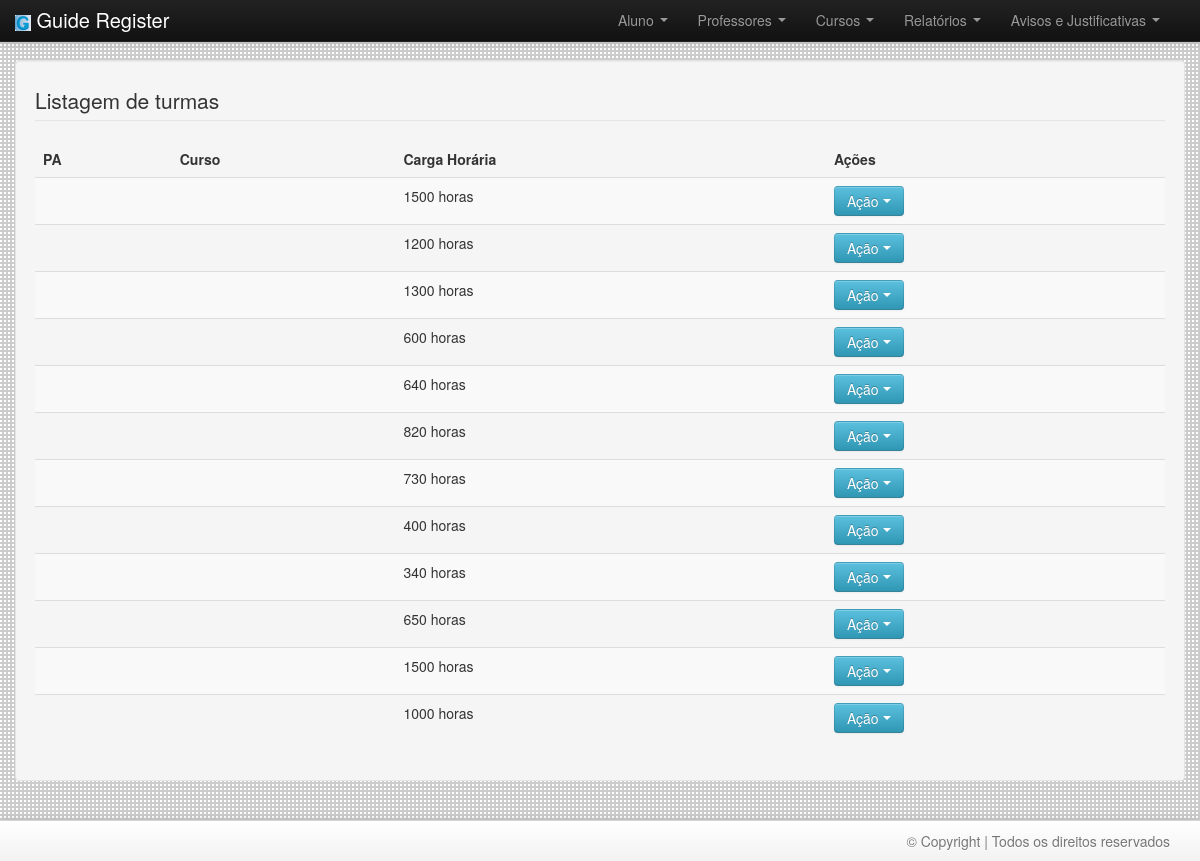
The page /?pg=relatorios&opcao=listagemTurmas on the database its author committed.
### tables this page shows
CREATE TABLE `turma` (
  `idTurma` int(11) NOT NULL AUTO_INCREMENT,
  `paTurma` varchar(20) NOT NULL,
  `chTotal` int(5) DEFAULT NULL,
  `turno` char(255) DEFAULT NULL,
  `idCurso` int(11) NOT NULL,
  `nomeCurso` varchar(100) DEFAULT NULL,
  `dataCriacao` timestamp NULL DEFAULT CURRENT_TIMESTAMP,
  `dataAlteracao` timestamp NULL DEFAULT CURRENT_TIMESTAMP ON UPDATE CURRENT_TIMESTAMP,
  `nomePessoaAlteracao` varchar(255) DEFAULT NULL,
  `disciplinas` text NOT NULL,
  PRIMARY KEY (`idTurma`,`paTurma`)
);

### crud/crud.php (called while the page is built, shortened)
<?php
function listagemDeTurmas($conexao) {
    $sqlBuscar = 'SELECT * FROM turma';
    $resultado = mysqli_query($conexao, $sqlBuscar);
    $resRelatorio = array();
    while ($registro = mysqli_fetch_assoc($resultado)) {
        $resRelatorio[] = $registro;
    }
    return $resRelatorio;
}

### telas/relatorios/relatorios.php (the view, shortened to what this page needs)
<?php
include_once 'telas/relatorios/ValidacaoRelatorio.php';
if (!isset($_GET['opcao'])) {
} else {
    switch ($_GET['opcao']) {
            ?>
            <?php
        case'listagemTurmas':
            ?>
            <div class="well">
                <legend><span class="fa-search3"></span>  Listagem de turmas</legend>
                <table class="table table-hover table-striped">
                    <thead>
                        <tr>
                            <th>PA</th>
                            <th>Curso</th>
                            <th>Carga Horária</th>
                            <th>Ações</th>
                        </tr>
                    </thead>
                    <tbody>
                        <?php
                        $dadosRelatorio = listagemDeTurmas($conexao);
                        foreach ($dadosRelatorio as $rel):
                            ?>
                            <tr>
                                <td><?php echo $rel['PAturma'] ?></td>
                                <td><?php echo $rel['curso'] ?></td>
                                <td><?php echo $rel['chTotal'] ?> horas</td>
                                <td>
                                    <div class="btn-group">
                                        <a class="btn dropdown-toggle btn-info" data-toggle="dropdown" href="#">
                                            Ação
                                            <span class="caret"></span>
                                        </a>
                                    </div>
                                </td>
                            </tr>
                            <?php
                        endforeach;
                        ?>
                    </tbody>
                </table>
            </div>
            <?php
            break;
    }
}
?>

### css/style.css (style rules this page uses)
body { height:100%; background: url("../img/bg.fw.png"); }

### rows shown on the page
turma: chTotal "1500"
turma: chTotal "1200"
turma: chTotal "1300"
turma: chTotal "600"
turma: chTotal "640"
turma: chTotal "820"
turma: chTotal "730"
turma: chTotal "400"
turma: chTotal "340"
turma: chTotal "650"
turma: chTotal "1500"
turma: chTotal "1000"
